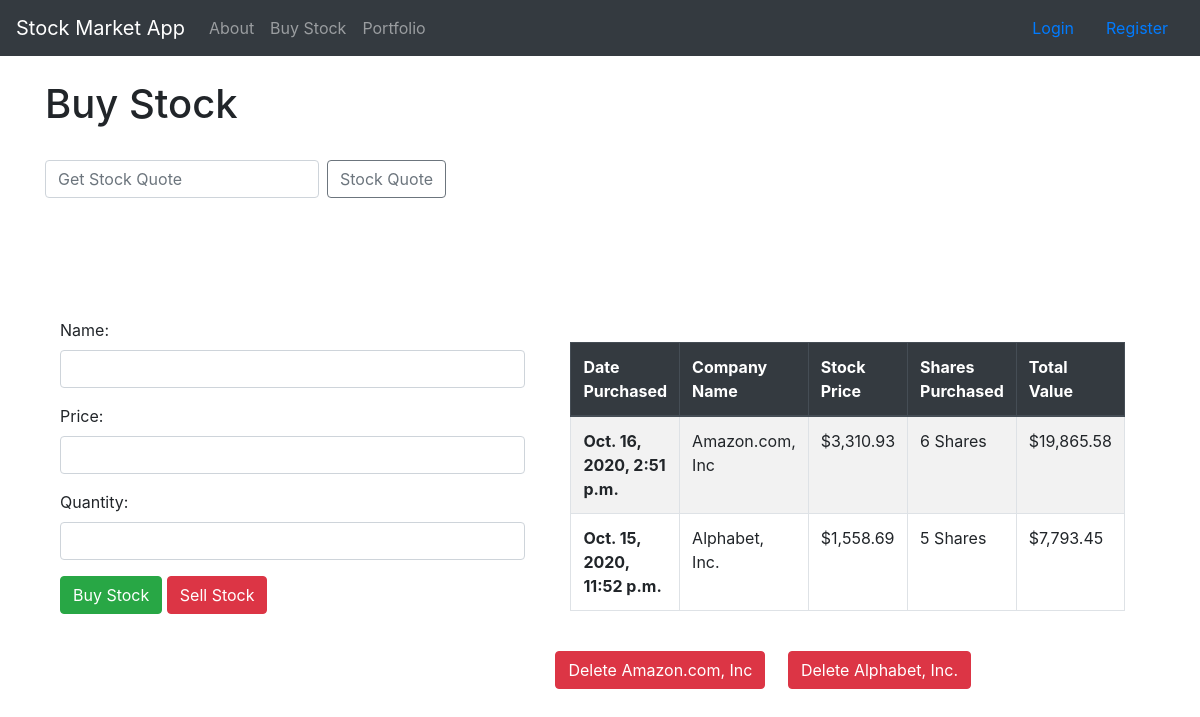
Before: / with the older database file.
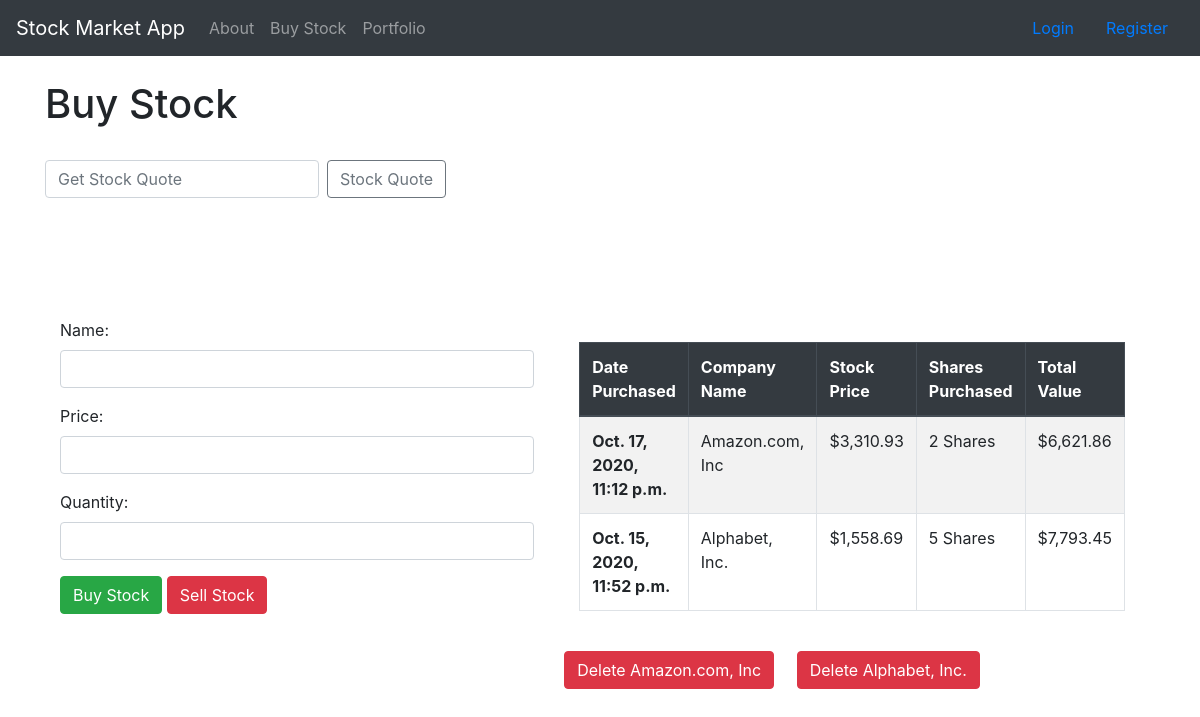
After: the same page with the newer database file.
### StockQuotes/models.py (models this page shows, shortened)
class BuyStockModel(models.Model):
    name = models.CharField(max_length = 100)
    price = models.DecimalField(max_digits = 15, decimal_places = 2)
    quantity = models.DecimalField(max_digits = 15, decimal_places = 0)
    total_value = models.DecimalField(max_digits = 15, default = 1, decimal_places = 0, editable = True)
    created = models.DateTimeField(auto_now_add = True)
    def calc_total(self):
        amount = (self.price * self.quantity)
        return amount

### StockQuotes/views.py (the view)
# urls.py: path('', views.main, name = "main"),
def main(request):
    stocks = BuyStockModel.objects.all().order_by('-created')
    form = BuyStock()
    if request.method == 'POST':
        ticker = request.POST['ticker']
        api_request = requests.get("https://cloud.iexapis.com/stable/stock/" + ticker + "/quote?token=pk_c9d8aa3cdbc143dc9af6fe0d62e7d6d4")
        try:
            api = json.loads(api_request.content)
        except Exception as e:
            api = "Error..."
        context = {'api': api, 'form' : form, 'stocks' : stocks}
        return render(request, 'buy_stock.html', context)
    else:
        context = {'form' : form, 'stocks' : stocks}
        return render(request, 'buy_stock.html', context)

### StockQuotes/forms.py
class BuyStock(forms.ModelForm):
    class Meta:
        model = BuyStockModel
        fields = ["name", "price", "quantity"]
        widgets = {
            'name' : forms.TextInput(attrs = {'class' : 'form-control'}),
            'price' : forms.TextInput(attrs = {'class' : 'form-control'}),
            'quantity' : forms.TextInput(attrs = {'class' : 'form-control'}),
        }

### StockQuotes/templates/buy_stock.html (shortened to what this page needs)
{% extends 'base.html' %}
{% block content %}
<!DOCTYPE html>
<html>
    <head>
    </head>
    <body>
        <h1>Buy Stock</h1>
        <br/>
        <div>
            <form action = "{%url 'main' %}" class="form-inline my-2 my-lg-0" method = "POST">
              <input class="form-control mr-sm-2" type="search" placeholder="Get Stock Quote" aria-label="Search" name = "ticker">
              <button class="btn btn-outline-secondary my-2 my-sm-0" type="submit">Stock Quote</button>
            </form>
        </div>
        <br/>
        <br/>
                {% if api %}
                    {% if api == "Error..." %}
                        There was a problem with your ticker symbol,
                        please try again...
                    {% else %}
                        {% load humanize %}
                    {% endif %}
                {% endif %}
        <br/>
        <br/>
        <br/>
        <div class="container">
            <div class="row">
              <div class="col-sm">
                <div class = "form-group">
                    <form action = "{%url 'buy_stock' %}" method = "POST">
                        {{ form.as_p }}
                        <button name = "buy" type="submit" class="btn btn-success">Buy Stock</button>
                        <button name = "sell" type="submit" class="btn btn-danger">Sell Stock</button>
                    </form>
                </div>
              </div>
              <div class="col-sm">
                <br/>
              <div class = "container">
                  <table class="table table-striped table-bordered table-hover">
                      <thead class="thead-dark">
                      <tr>
                          <th scope="col">Date Purchased</th>
                          <th scope="col">Company Name</th>
                          <th scope="col">Stock Price</th>
                          <th scope="col">Shares Purchased</th>
                          <th scope="col">Total Value</th>
                      </tr>
                      </thead>
                      <tbody>
                              {% for item in stocks %}
                          <tr>
                                  {% load humanize %}
                                  <th scope="row">{{ item.created }}</th>
                                  <td>{{ item.name }}</td>
                                  <td>${{ item.price|intcomma }}</td>
                                  <td>{{ item.quantity|intcomma }} Shares</td>
                                  <td>${{ item.calc_total|intcomma }}</td>
                          </tr>
                              {% endfor %}
                      </tbody>
                  </table>
              </div>
              <br/>
              {% for item in stocks %}
                  <a class="btn btn-danger" href = "{% url 'sell_stock' item.id %}">Delete {{ item.name }}</a> &nbsp;&nbsp;&nbsp;
              {% endfor %}
              </div>
              </div>
            </div>
          </div>
    </body>
{% endblock %}

Changed rows visible on the page:
removed BuyStockModel: created "Oct. 16, 2020, 2:51 p.m.", name "Amazon.com, Inc", price "3,310.93", quantity "6", calc_total "19,865.58"
added BuyStockModel: created "Oct. 17, 2020, 11:12 p.m.", name "Amazon.com, Inc", price "3,310.93", quantity "2", calc_total "6,621.86"
